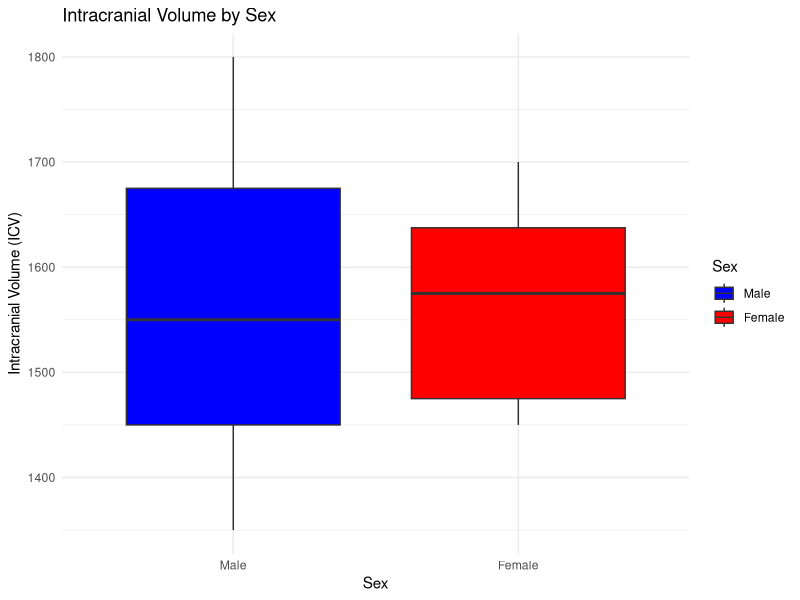
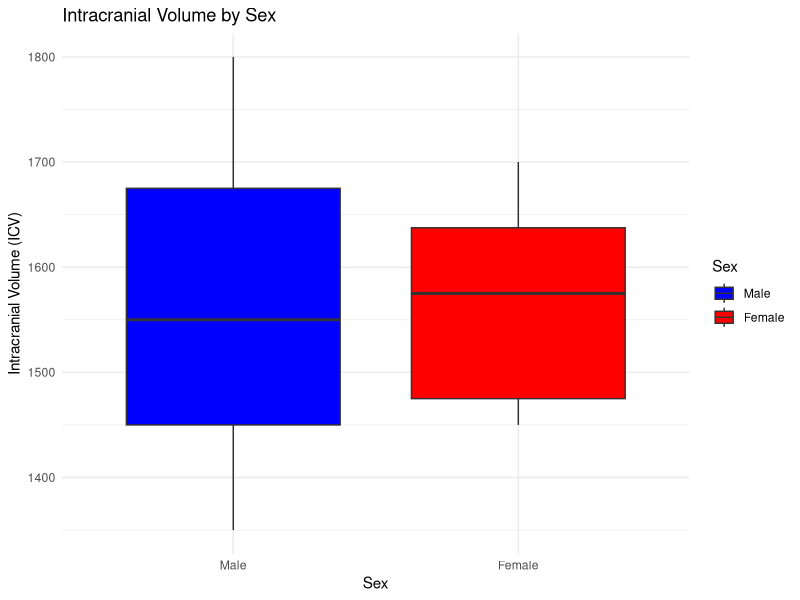

Write the R code that produced these figures, in order. (Note: this script raises an error after producing the figures.)

#R script that generates box plots for intracranial volume (ICV) by Sex, which will help visualize if the Sex variable is coded correctly. 
#The code assumes you have a Table frame with columns for ICV (intracranial volume) and Sex (the Sex variable, where it may be coded as "Male"/"Female", "1"/"2", or any other pattern).

# Set working directory for output
setwd("~/enigma/DTIgenetics")

# Load necessary libraries (install if not found)
if (!requireNamespace("ggplot2", quietly = TRUE)) {
  install.packages("ggplot2")
}
library(ggplot2)

# Sample Table frame (replace this with your actual Table)
# Assuming 'ICV' is the intracranial volume and 'Sex' is the Sex variable.
# 'Sex' can be coded as "Male"/"Female", "1"/"2", or "M"/"F", etc.
Table <- data.frame(
  ICV = c(1400, 1600, 1550, 1500, 1350, 1700, 1450, 1600, 1550, 1450, 1750, 1650, 1800),
  Sex = c("Male", "Female", "Female", "Male", "Male", "Female", "Female", "Male", "Male", "Female", "Male", "Female", "Male")
)

# Check unique values in the 'Sex' column
print(unique(Table$Sex))

# Clean and standardize 'Sex' variable based on detected coding
if (all(c("Male", "Female") %in% unique(Table$Sex))) {
  # Already properly coded
  Table$Sex <- factor(Table$Sex, levels = c("Male", "Female"), labels = c("Male", "Female"))
} else if (all(c(1, 2) %in% unique(Table$Sex))) {
  # Recode 1 = Male, 2 = Female
  Table$Sex <- factor(Table$Sex, levels = c(1, 2), labels = c("Male", "Female"))
  message("Re-coded Sex: 1 → Male, 2 → Female")
} else if (all(c(0, 1) %in% unique(Table$Sex))) {
  # Recode 0 = Female, 1 = Male (common convention)
  Table$Sex <- factor(Table$Sex, levels = c(1, 0), labels = c("Male", "Female"))
  message("Re-coded Sex: 1 → Male, 0 → Female")
} else if (all(c("M", "F") %in% unique(Table$Sex))) {
  # Recode F = Female, M = Male (common convention)
  Table$Sex <- factor(Table$Sex, levels = c("M", "F"), labels = c("Male", "Female"))
  message("Re-coded Sex: M → Male, F → Female")
} else {
  # Unexpected values
  message("Sex variable contains unexpected values — please check before recoding.")
}

# Create the plot
p <- ggplot(Table, aes(x = Sex, y = ICV, fill = Sex)) +
  geom_boxplot() +
  labs(title = "Intracranial Volume by Sex", x = "Sex", y = "Intracranial Volume (ICV)") +
  theme_minimal() +
  scale_fill_manual(values = c("blue", "red"))  # Optional: Customize the colors
# Show plot
p
# Save as PNG
ggsave(paste0(cohort, "_ICV_by_Sex.png"), plot = p, width = 6, height = 4, dpi = 300)
